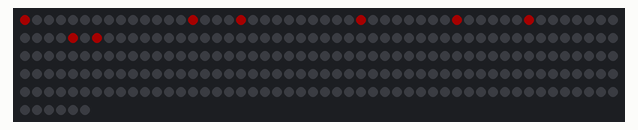
Bench run of a program on a simulated Raspberry Pi (BCM pin numbers). On the bench: 256 RGB LEDs in strip order, left to right, continuing on the next row. Dim RGB values are drawn brighter than linear. At 15.3 s the program stops and its outputs stay as they are.

Above: at 0.46 s.
At 3.71 s:
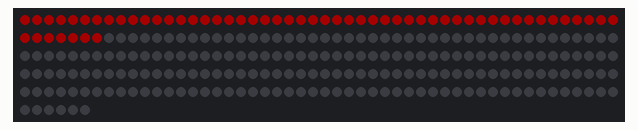

The program:

Tutorial_1.py
```python
from rpi_ws281x import PixelStrip, Color
import time

COLUMN = 32
ROW = 8

# LED strip configuration:
LED_COUNT = ROW*COLUMN  # Number of LED pixels.
LED_PIN = 18  # GPIO pin connected to the pixels (18 uses PWM!).
# LED_PIN = 10        # GPIO pin connected to the pixels (10 uses SPI /dev/spidev0.0).
LED_FREQ_HZ = 800000  # LED signal frequency in hertz (usually 800khz)
LED_DMA = 10  # DMA channel to use for generating signal (try 10)
LED_BRIGHTNESS = 100  # Set to 0 for darkest and 255 for brightest
# True to invert the signal (when using NPN transistor level shift)
LED_INVERT = False
LED_CHANNEL = 0  # set to '1' for GPIOs 13, 19, 41, 45 or 53

# Create NeoPixel object with appropriate configuration.
strip = PixelStrip(
    LED_COUNT,
    LED_PIN,
    LED_FREQ_HZ,
    LED_DMA,
    LED_INVERT,
    LED_BRIGHTNESS,
    LED_CHANNEL,
)


def xy_to_arrayIndex(x, y):
    if x % 2 == 0:
        return (x * 8) + y
    else:
        return (x * 8) + (8 - y - 1)


# Main program logic follows:
if __name__ == "__main__":
    # Intialize the library (must be called once before other functions).
    strip.begin()

    # step 1 - light single LED
    strip.setPixelColor(xy_to_arrayIndex(0, 0), Color(100, 0, 0))
    strip.show()
    time.sleep(50/1000)
    strip.setPixelColor(xy_to_arrayIndex(1, 1), Color(100, 0, 0))
    strip.show()
    time.sleep(50/1000)
    strip.setPixelColor(xy_to_arrayIndex(2, 2), Color(100, 0, 0))
    strip.show()
    time.sleep(50/1000)
    strip.setPixelColor(xy_to_arrayIndex(3, 3), Color(100, 0, 0))
    strip.show()
    time.sleep(50/1000)
    strip.setPixelColor(xy_to_arrayIndex(4, 4), Color(100, 0, 0))
    strip.show()
    time.sleep(50/1000)
    strip.setPixelColor(xy_to_arrayIndex(5, 5), Color(100, 0, 0))
    strip.show()
    time.sleep(50/1000)
    strip.setPixelColor(xy_to_arrayIndex(6, 6), Color(100, 0, 0))
    strip.show()
    time.sleep(50/1000)
    strip.setPixelColor(xy_to_arrayIndex(7, 7), Color(100, 0, 0))
    strip.show()
    time.sleep(50/1000)

    # step 2 - loop all
    for i in range(LED_COUNT):
        strip.setPixelColor(i, Color(100, 0, 0))
        strip.show()
        time.sleep(50 / 1000)

    # clean all
    for i in range(LED_COUNT):
        strip.setPixelColor(i, Color(0, 0, 0))

    strip.show()
```
